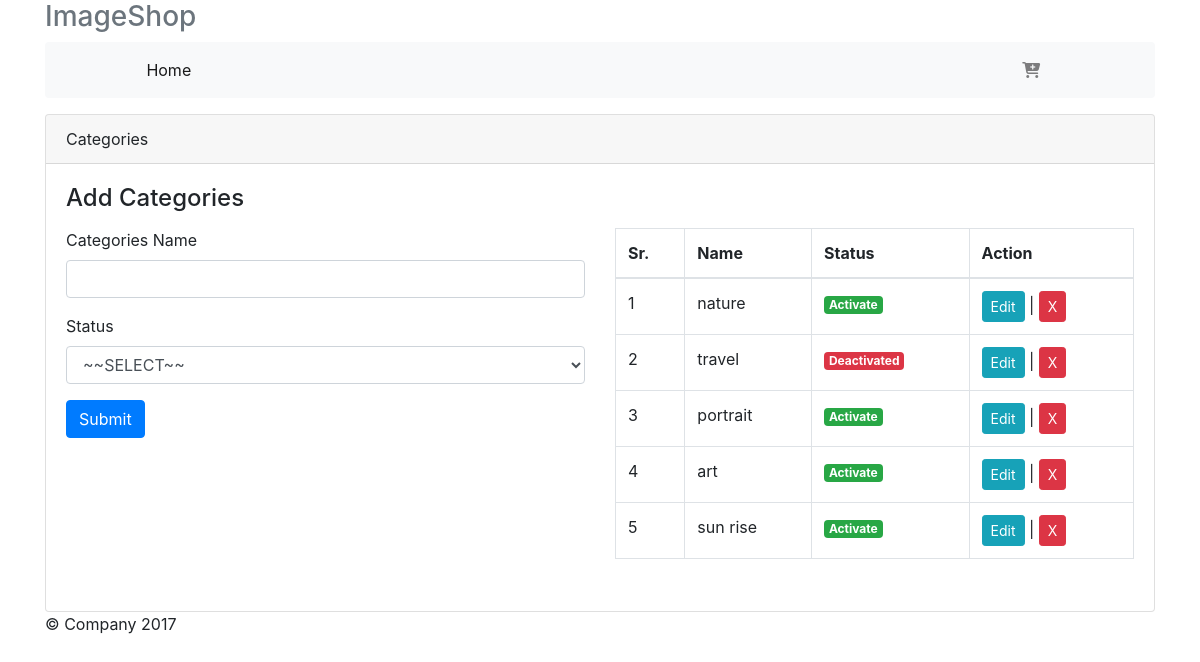
Page /index.php?nav=add_categories on the earlier database version.
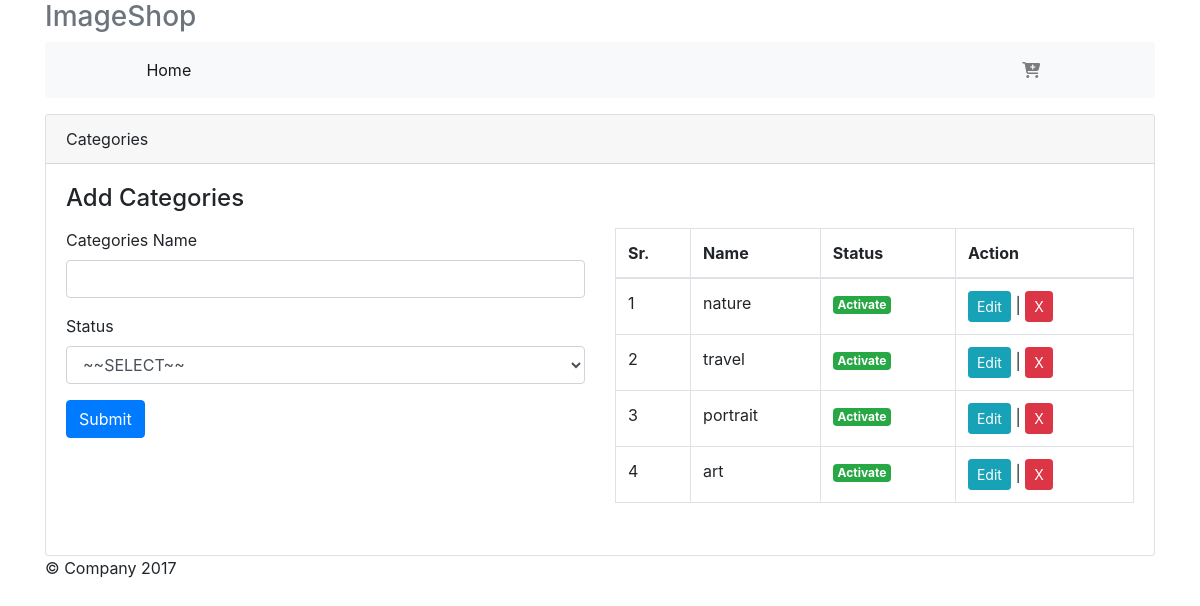
Same page on the later database version.
### tables this page shows
CREATE TABLE `categories` (
  `cate_id` int(11) NOT NULL,
  `cate_name` varchar(255) NOT NULL,
  `cate_sts` varchar(255) NOT NULL,
  `cate_timestamp` timestamp NOT NULL DEFAULT current_timestamp()
);

### admin/pages/add_categories.php (the view, shortened to what this page needs)
<div class="card">
	<div class="card-header">Categories</div>
	<div class="card-body">
		<h4 class="card-title">Add Categories</h4>
		<p class="card-text">
			<div class="row">
				<div class="col-sm-6">
					<form action="" method="POST" role="form" id="formData">
						<div class="form-group">
							<label for="">Categories Name</label>
							<input type="text" class="form-control cate_name" name="cate_name" required="" id="cate_name">
						</div>
						<div class="form-group">
							<label for="">Status</label>
							<select name="cate_sts" id="cate_sts" class="form-control">
								<option value="">~~SELECT~~</option>
							</select>
						</div>
						<button type="submit" name="cate_subByAdmin" id="saveData" class="btn btn-primary">Submit</button>
					</form>
				</div>
				<div class="col-sm-6">
					<div id="Reload">
					<table class="table table-bordered">
						<thead>
							<tr>
								<th>Sr.</th>
								<th>Name</th>
								<th>Status</th>
								<th>Action</th>
							</tr>
						</thead>
						<tbody>
							<?php
								$x = 1;
								$q = get($dbc,"categories");
								while ($r = mysqli_fetch_assoc($q)):?>
							<tr>
								<td><?=$x?></td>
								<td><?=$r['cate_name']?></td>
								<td><?=isActive($r['cate_sts'])?></td>
								<td><button class="btn btn-info btn-sm update" id="<?=$r['cate_id']?>">Edit</button> | <button class="show-example-btn btn btn-danger delete btn-sm" onclick="DeleteData(<?=$r['cate_id']?>)">X</button></td>
							</tr>
							 <?php
								$x++;
								endwhile;
							?>
						</tbody>
					</table>
				  </div>
				</div>
			</div>
		</p>
	</div>
</div>

### connect/db.php (shortened to what this page needs)
<?php function isActive($data){
  return ($data==1)?'<span class="badge badge-success">Activate</span>':'<span class="badge badge-danger">Deactivated</span>';
} ?>
<?php
function get($dbc,$table){
return mysqli_query($dbc,"SELECT * FROM $table");
}
?>

Differences in the rows shown:
removed categories: cate_name "sun rise", cate_sts "Activate"
changed categories "travel": cate_sts "Deactivated" → "Activate"
